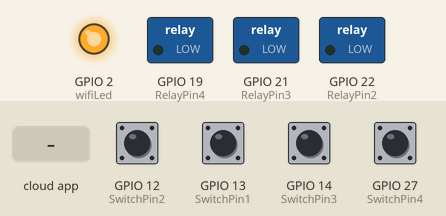
The sketch below on a simulated ESP32. Parts: switched loads named in the sketch (green lamp = pin HIGH), output pins drawn as LEDs (lit = HIGH). Inputs (shaded band) come from the test bench; at power-on: GPIO 12 (SwitchPin2), GPIO 13 (SwitchPin1), GPIO 14 (SwitchPin3), GPIO 27 (SwitchPin4) HIGH. WiFi joins after 1.5 s; servers stay silent unless stated; what the sketch prints to the serial monitor is not drawn.

Above: at 2.7 s.
2.8 s: the phone or cloud app sets SWITCH_ID_NO_2_HERE to 0
At 4.0 s:
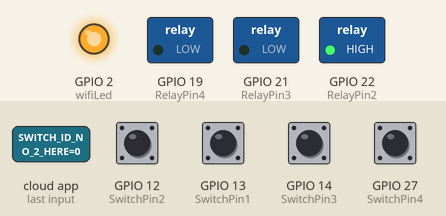
4.3 s: the phone or cloud app sets 662c97817c9e6c6fe87601fb to 1
At 5.3 s:
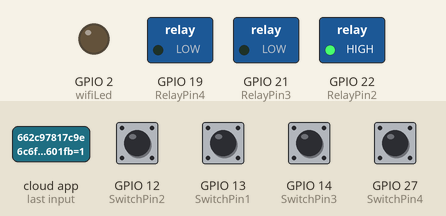
5.8 s: the phone or cloud app sets SWITCH_ID_NO_3_HERE to 0
At 6.5 s:
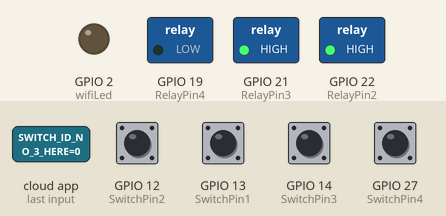
7.3 s: the phone or cloud app sets 662c97817c9e6c6fe87601fb to 0
At 7.6 s:
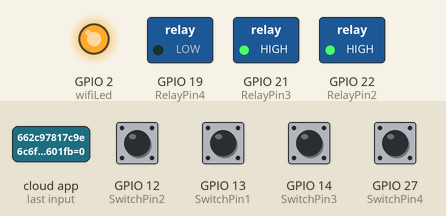
8.8 s: the phone or cloud app sets SWITCH_ID_NO_2_HERE to 1
At 10.0 s:
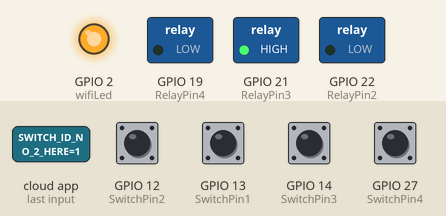
10.3 s: the phone or cloud app sets SWITCH_ID_NO_4_HERE to 0
At 11.1 s:
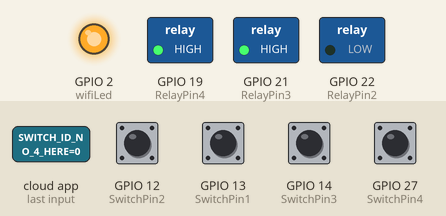
Timing chart, 0 to 12.8 s (numbered marks = the images above; inputs shaded):
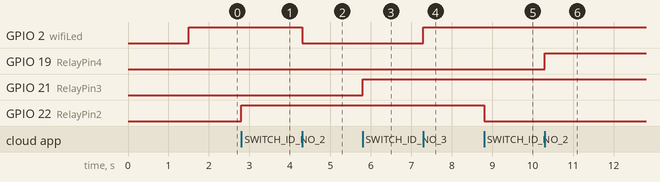

Measured:
- after the input at 2.8 s, GPIO 22 (RelayPin2): LOW → HIGH at once
- after the input at 4.3 s, GPIO 2 (wifiLed): HIGH → LOW at once
- after the input at 5.8 s, GPIO 21 (RelayPin3): LOW → HIGH at once
- after the input at 7.3 s, GPIO 2 (wifiLed): LOW → HIGH at once
- after the input at 8.8 s, GPIO 22 (RelayPin2): HIGH → LOW at once
- after the input at 10.3 s, GPIO 19 (RelayPin4): LOW → HIGH at once

The sketch:

Code_ESP32_Google_Alexa_SinricPro_4Relay_Switch.ino
```cpp
/**********************************************************************************
 *  TITLE: Google + Alexa + Manual Switch/Button control 4 Relays using ESP32 & Sinric Pro (Real time feedback)
 *  (flipSwitch can be a tactile button or a toggle switch) (code taken from Sinric Pro examples then modified)
 *  Click on the following links to learn more.
 *  YouTube Video: https://youtu.be/QGpZmZB9g5g
 *  Related Blog : https://iotcircuithub.com/esp32-projects/
 *  by Tech StudyCell
 *  Preferences--> Aditional boards Manager URLs :
 *  https://dl.espressif.com/dl/package_esp32_index.json, http://arduino.esp8266.com/stable/package_esp8266com_index.json
 *
 *  Download Board ESP32 : https://github.com/espressif/arduino-esp32
 *  Download the libraries
 *  ArduinoJson Library: https://github.com/bblanchon/ArduinoJson
 *  arduinoWebSockets Library: https://github.com/Links2004/arduinoWebSockets
 *  SinricPro Library: https://sinricpro.github.io/esp8266-esp32-sdk/
 *
 *  If you encounter any issues:
 * - check the readme.md at https://github.com/sinricpro/esp8266-esp32-sdk/blob/master/README.md
 * - ensure all dependent libraries are installed
 *   - see https://github.com/sinricpro/esp8266-esp32-sdk/blob/master/README.md#arduinoide
 *   - see https://github.com/sinricpro/esp8266-esp32-sdk/blob/master/README.md#dependencies
 * - open serial monitor and check whats happening
 * - check full user documentation at https://sinricpro.github.io/esp8266-esp32-sdk
 * - visit https://github.com/sinricpro/esp8266-esp32-sdk/issues and check for existing issues or open a new one
 **********************************************************************************/

// Uncomment the following line to enable serial debug output
//#define ENABLE_DEBUG

#ifdef ENABLE_DEBUG
       #define DEBUG_ESP_PORT Serial
       #define NODEBUG_WEBSOCKETS
       #define NDEBUG
#endif

#include <Arduino.h>
#include <WiFi.h>
#include "SinricPro.h"
#include "SinricProSwitch.h"

#include <map>

#define WIFI_SSID         "Lau 2 Truoc"
#define WIFI_PASS         "hoangquan2009"
#define APP_KEY           "d1c98cd1-508a-4a3a-ad79-c75a18a89c47"      // Should look like "de0bxxxx-1x3x-4x3x-ax2x-5dabxxxxxxxx"
#define APP_SECRET        "568710b4-c99e-4376-8260-c6e25692454e-daa29a4d-8053-4990-accf-d2ee3583686c"   // Should look like "5f36xxxx-x3x7-4x3x-xexe-e86724a9xxxx-4c4axxxx-3x3x-x5xe-x9x3-333d65xxxxxx"

//Enter the device IDs here
#define device_ID_1   "662c97817c9e6c6fe87601fb"
#define device_ID_2   "SWITCH_ID_NO_2_HERE"
#define device_ID_3   "SWITCH_ID_NO_3_HERE"
#define device_ID_4   "SWITCH_ID_NO_4_HERE"

// define the GPIO connected with Relays and switches
#define RelayPin1 2  //D23
#define RelayPin2 22  //D22
#define RelayPin3 21  //D21
#define RelayPin4 19  //D19

#define SwitchPin1 13  //D13
#define SwitchPin2 12  //D12
#define SwitchPin3 14  //D14
#define SwitchPin4 27  //D27

#define wifiLed   2   //D2

// comment the following line if you use a toggle switches instead of tactile buttons
//#define TACTILE_BUTTON 1

#define BAUD_RATE   9600

#define DEBOUNCE_TIME 250

typedef struct {      // struct for the std::map below
  int relayPIN;
  int flipSwitchPIN;
} deviceConfig_t;


// this is the main configuration
// please put in your deviceId, the PIN for Relay and PIN for flipSwitch
// this can be up to N devices...depending on how much pin's available on your device ;)
// right now we have 4 devicesIds going to 4 relays and 4 flip switches to switch the relay manually
std::map<String, deviceConfig_t> devices = {
    //{deviceId, {relayPIN,  flipSwitchPIN}}
    {device_ID_1, {  RelayPin1, SwitchPin1 }},
    {device_ID_2, {  RelayPin2, SwitchPin2 }},
    {device_ID_3, {  RelayPin3, SwitchPin3 }},
    {device_ID_4, {  RelayPin4, SwitchPin4 }}
};

typedef struct {      // struct for the std::map below
  String deviceId;
  bool lastFlipSwitchState;
  unsigned long lastFlipSwitchChange;
} flipSwitchConfig_t;

std::map<int, flipSwitchConfig_t> flipSwitches;    // this map is used to map flipSwitch PINs to deviceId and handling debounce and last flipSwitch state checks
                                                  // it will be setup in "setupFlipSwitches" function, using informations from devices map

void setupRelays() {
  for (auto &device : devices) {           // for each device (relay, flipSwitch combination)
    int relayPIN = device.second.relayPIN; // get the relay pin
    pinMode(relayPIN, OUTPUT);             // set relay pin to OUTPUT
    digitalWrite(relayPIN, LOW);
  }
}

void setupFlipSwitches() {
  for (auto &device : devices)  {                     // for each device (relay / flipSwitch combination)
    flipSwitchConfig_t flipSwitchConfig;              // create a new flipSwitch configuration

    flipSwitchConfig.deviceId = device.first;         // set the deviceId
    flipSwitchConfig.lastFlipSwitchChange = 0;        // set debounce time
    flipSwitchConfig.lastFlipSwitchState = true;     // set lastFlipSwitchState to false (LOW)--

    int flipSwitchPIN = device.second.flipSwitchPIN;  // get the flipSwitchPIN

    flipSwitches[flipSwitchPIN] = flipSwitchConfig;   // save the flipSwitch config to flipSwitches map
    pinMode(flipSwitchPIN, INPUT_PULLUP);                   // set the flipSwitch pin to INPUT
  }
}

bool onPowerState(String deviceId, bool &state)
{
  Serial.printf("%s: %s\r\n", deviceId.c_str(), state ? "on" : "off");
  int relayPIN = devices[deviceId].relayPIN; // get the relay pin for corresponding device
  digitalWrite(relayPIN, !state);             // set the new relay state
  return true;
}

void handleFlipSwitches() {
  unsigned long actualMillis = millis();                                          // get actual millis
  for (auto &flipSwitch : flipSwitches) {                                         // for each flipSwitch in flipSwitches map
    unsigned long lastFlipSwitchChange = flipSwitch.second.lastFlipSwitchChange;  // get the timestamp when flipSwitch was pressed last time (used to debounce / limit events)

    if (actualMillis - lastFlipSwitchChange > DEBOUNCE_TIME) {                    // if time is > debounce time...

      int flipSwitchPIN = flipSwitch.first;                                       // get the flipSwitch pin from configuration
      bool lastFlipSwitchState = flipSwitch.second.lastFlipSwitchState;           // get the lastFlipSwitchState
      bool flipSwitchState = digitalRead(flipSwitchPIN);                          // read the current flipSwitch state
      if (flipSwitchState != lastFlipSwitchState) {                               // if the flipSwitchState has changed...
#ifdef TACTILE_BUTTON
        if (flipSwitchState) {                                                    // if the tactile button is pressed
#endif
          flipSwitch.second.lastFlipSwitchChange = actualMillis;                  // update lastFlipSwitchChange time
          String deviceId = flipSwitch.second.deviceId;                           // get the deviceId from config
          int relayPIN = devices[deviceId].relayPIN;                              // get the relayPIN from config
          bool newRelayState = !digitalRead(relayPIN);                            // set the new relay State
          digitalWrite(relayPIN, newRelayState);                                  // set the trelay to the new state

          SinricProSwitch &mySwitch = SinricPro[deviceId];                        // get Switch device from SinricPro
          mySwitch.sendPowerStateEvent(!newRelayState);                            // send the event
#ifdef TACTILE_BUTTON
        }
#endif
        flipSwitch.second.lastFlipSwitchState = flipSwitchState;                  // update lastFlipSwitchState
      }
    }
  }
}

void setupWiFi()
{
  Serial.printf("\r\n[Wifi]: Connecting");
  WiFi.begin(WIFI_SSID, WIFI_PASS);

  while (WiFi.status() != WL_CONNECTED)
  {
    Serial.printf(".");
    delay(250);
  }
  digitalWrite(wifiLed, HIGH);
  Serial.printf("connected!\r\n[WiFi]: IP-Address is %s\r\n", WiFi.localIP().toString().c_str());
}

void setupSinricPro()
{
  for (auto &device : devices)
  {
    const char *deviceId = device.first.c_str();
    SinricProSwitch &mySwitch = SinricPro[deviceId];
    mySwitch.onPowerState(onPowerState);
  }

  SinricPro.begin(APP_KEY, APP_SECRET);
  SinricPro.restoreDeviceStates(true);
}

void setup()
{
  Serial.begin(BAUD_RATE);

  pinMode(wifiLed, OUTPUT);
  digitalWrite(wifiLed, LOW);

  setupRelays();
  setupFlipSwitches();
  setupWiFi();
  setupSinricPro();
}

void loop()
{
  SinricPro.handle();
  handleFlipSwitches();
}
```
